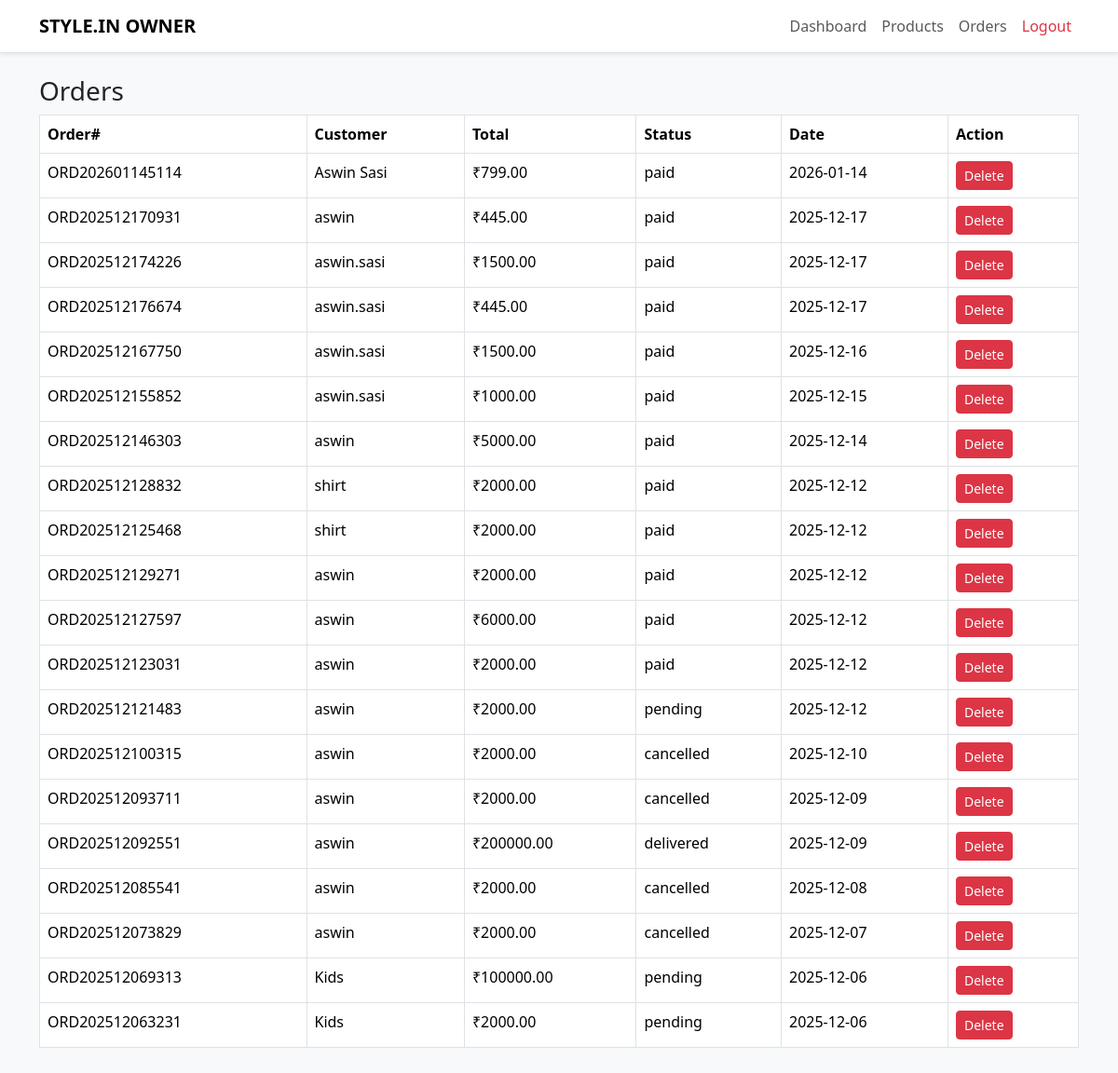
Before: /owner/orders/ (signed in) with the older database file.
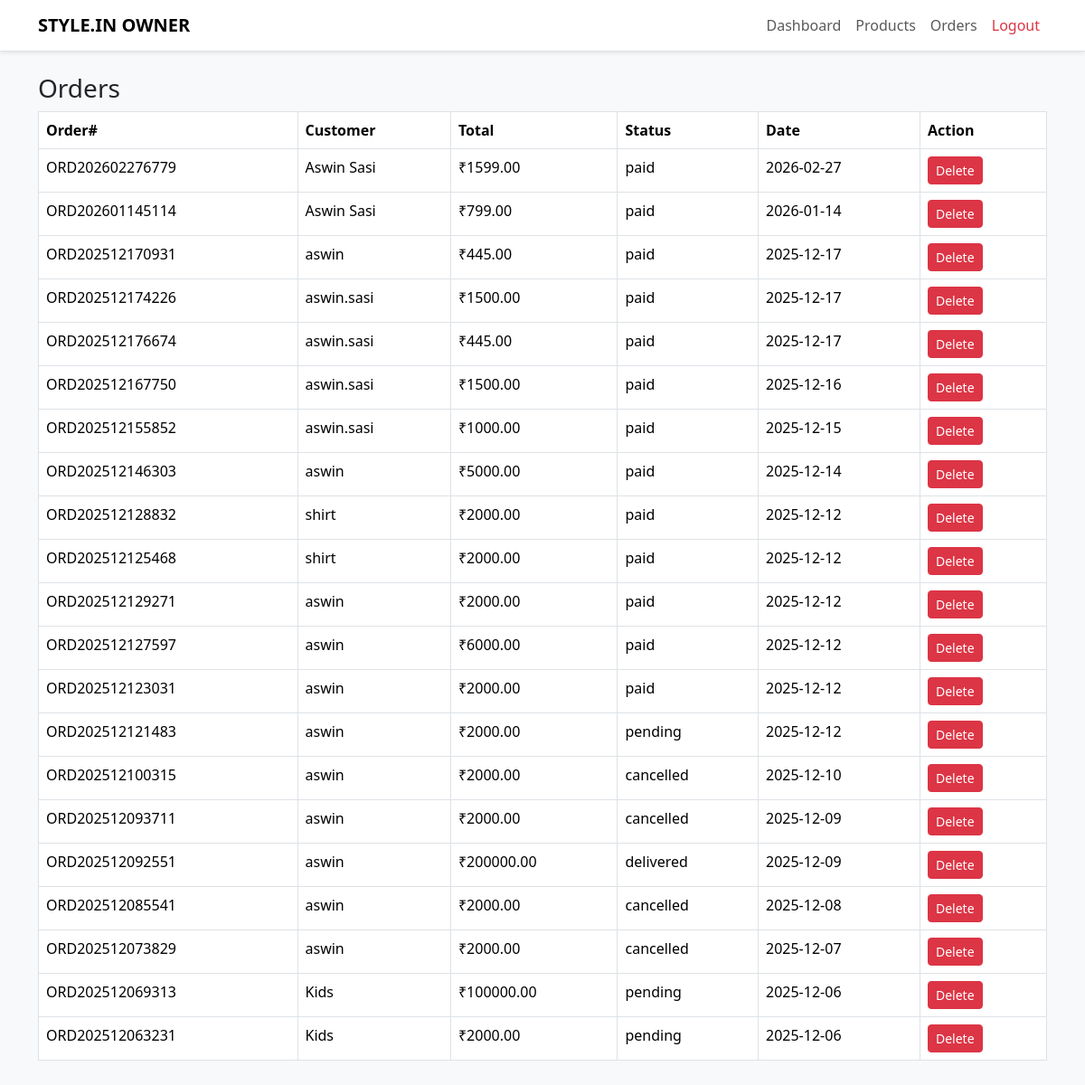
After: the same page with the newer database file.
### store/models.py (models this page shows, shortened)
class Order(models.Model):
    STATUS_CHOICES = [
        ('pending', 'Pending'),
        ('packed', 'Packed'),
        ('shipped', 'Shipped'),
        ('out_for_delivery', 'Out for Delivery'),
        ('delivered', 'Delivered'),
        ('cancelled', 'Cancelled'),
    ]
    id = models.UUIDField(primary_key=True, default=uuid.uuid4, editable=False)
    user = models.ForeignKey(User, on_delete=models.SET_NULL, null=True, blank=True)
    order_number = models.CharField(max_length=32, unique=True)
    customer_name = models.CharField(max_length=255)
    customer_email = models.EmailField()
    customer_phone = models.CharField(max_length=50)
    shipping_address = models.TextField()
    total_amount = models.DecimalField(max_digits=12, decimal_places=2)
    payment_method = models.CharField(max_length=50, default='cod')
    status = models.CharField(max_length=20, choices=STATUS_CHOICES, default='pending')
    cancel_reason = models.CharField(max_length=255, blank=True, null=True)
    created_at = models.DateTimeField(default=timezone.now)
    updated_at = models.DateTimeField(auto_now=True)

### owner/views.py (the view)
    def wrapper(request, *args, **kwargs):
        if not request.user.is_authenticated or request.user.email != OWNER_EMAIL:
            return redirect("store:home")
        return function(request, *args, **kwargs)

### owner/views.py (called while the page is built)
def owner_only(function):
    def wrapper(request, *args, **kwargs):
        if not request.user.is_authenticated or request.user.email != OWNER_EMAIL:
            return redirect("store:home")
        return function(request, *args, **kwargs)
    return wrapper

@login_required
@owner_only
def orders(request):
    all_orders = Order.objects.order_by("-created_at")
    return render(request, "owner/orders.html", {"orders": all_orders})

### owner/templates/owner/orders.html
{% extends "owner/base_owner.html" %}
{% block content %}
<h3>Orders</h3>
<table class="table table-bordered bg-white">
    <thead>
        <tr>
            <th>Order#</th>
            <th>Customer</th>
            <th>Total</th>
            <th>Status</th>
            <th>Date</th>
            <th width="140">Action</th>
        </tr>
    </thead>
    <tbody>
        {% for o in orders %}
        <tr>
            <td>{{ o.order_number }}</td>
            <td>{{ o.customer_name }}</td>
            <td>₹{{ o.total_amount }}</td>
            <td>{{ o.status }}</td>
            <td>{{ o.created_at|date:"Y-m-d" }}</td>
            <td>
                <a href="{% url 'owner:delete_order' o.order_number %}"
                   class="btn btn-danger btn-sm"
                   onclick="return confirm('Are you sure you want to delete this order?');">
                    Delete
                </a>
            </td>
        </tr>
        {% empty %}
        <tr>
            <td colspan="6" class="text-center">No orders found.</td>
        </tr>
        {% endfor %}
    </tbody>
</table>
{% endblock %}

Changed rows visible on the page:
added Order: order_number "ORD202602276779", customer_name "Aswin Sasi", total_amount "1599.00", status "paid", created_at "2026-02-27"
